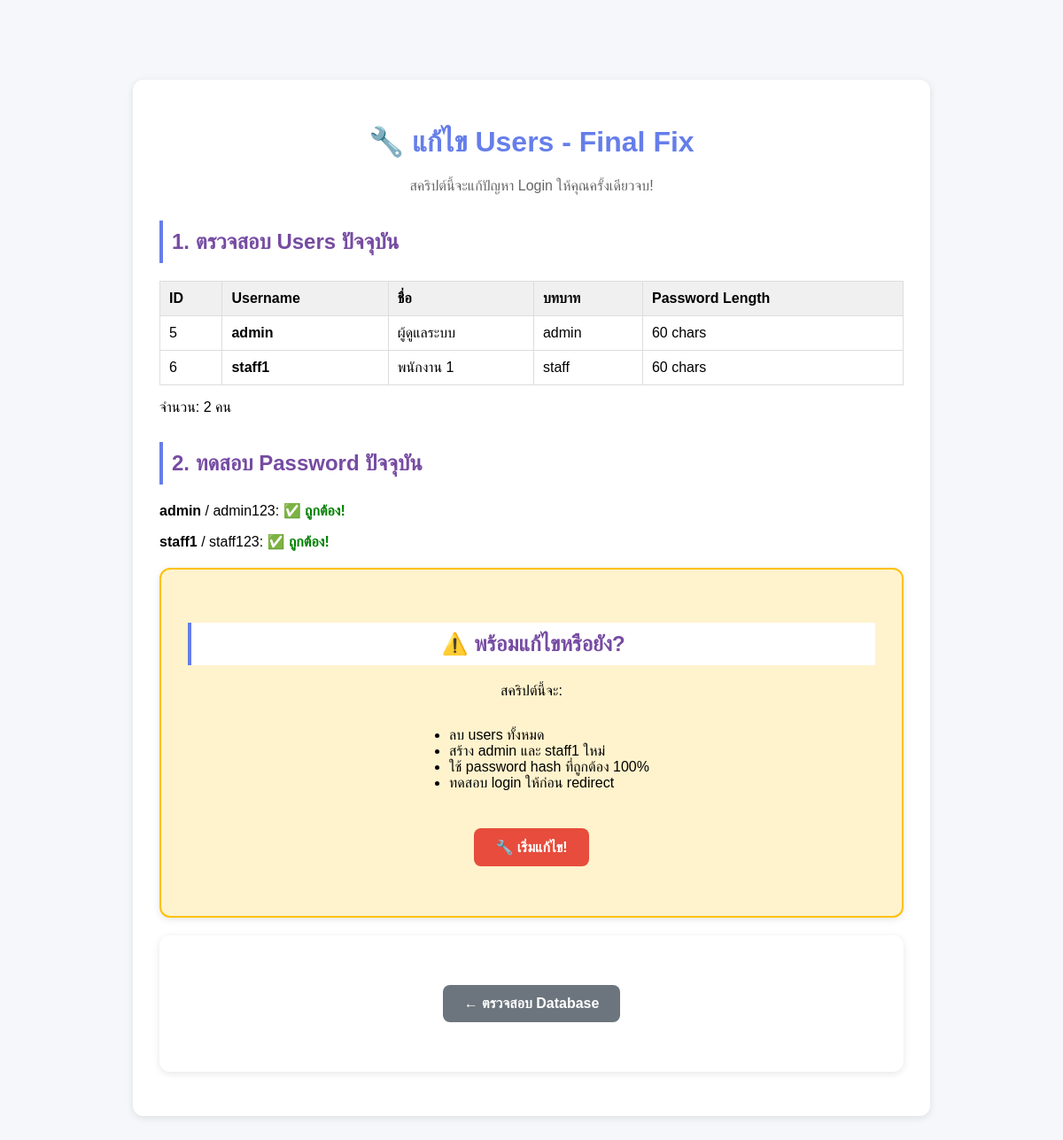
The app's page /fix-users.php, older data.
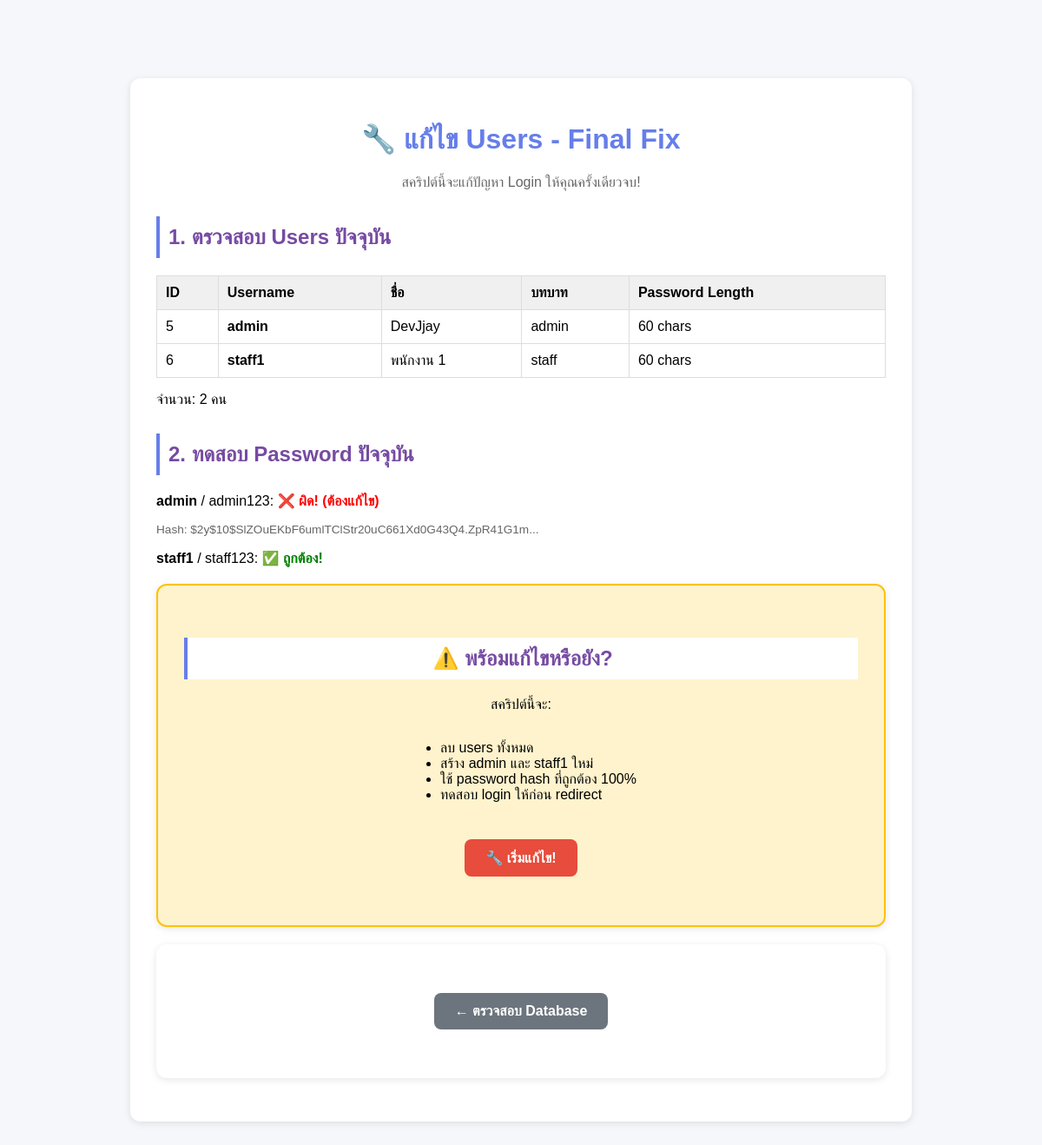
The same page, newer data.
### tables this page shows
CREATE TABLE users (
    user_id INTEGER PRIMARY KEY AUTOINCREMENT,
    username TEXT UNIQUE NOT NULL,
    password TEXT NOT NULL,
    full_name TEXT NOT NULL,
    email TEXT,
    role TEXT DEFAULT 'staff' CHECK(role IN ('admin', 'staff')),
    created_at DATETIME DEFAULT CURRENT_TIMESTAMP,
    last_login DATETIME,
    is_active INTEGER DEFAULT 1
, avatar TEXT, phone TEXT, department TEXT);

### fix-users.php (the view, shortened to what this page needs)
<?php
echo "<!DOCTYPE html><html><head><meta charset='UTF-8'><title>แก้ไข Users - Final Fix</title>";
echo "<style>
body { font-family: 'Sarabun', Arial, sans-serif; max-width: 900px; margin: 50px auto; padding: 20px; background: #f5f7fa; }
h1 { color: #667eea; text-align: center; }
h2 { color: #764ba2; margin-top: 30px; padding: 10px; background: white; border-left: 4px solid #667eea; }
.box { background: white; padding: 30px; border-radius: 12px; margin: 20px 0; box-shadow: 0 2px 8px rgba(0,0,0,0.1); }
.success { color: green; font-weight: bold; }
.error { color: red; font-weight: bold; }
.warning { color: orange; font-weight: bold; }
pre { background: #2d2d2d; color: #f8f8f2; padding: 15px; border-radius: 8px; overflow-x: auto; font-size: 0.85em; }
table { width: 100%; border-collapse: collapse; margin: 15px 0; }
th, td { padding: 10px; border: 1px solid #ddd; text-align: left; }
th { background: #f0f0f0; font-weight: 600; }
.btn { display: inline-block; padding: 12px 24px; margin: 10px 5px; text-decoration: none; border-radius: 8px; font-weight: 600; }
.btn-danger { background: #e74c3c; color: white; }
.btn-success { background: #27ae60; color: white; }
.btn-primary { background: linear-gradient(135deg, #667eea 0%, #764ba2 100%); color: white; }
</style></head><body>";
echo "<div class='box'>";
echo "<h1>🔧 แก้ไข Users - Final Fix</h1>";
echo "<p style='text-align: center; color: #666;'>สคริปต์นี้จะแก้ปัญหา Login ให้คุณครั้งเดียวจบ!</p>";
$db = Database::getInstance();
echo "<h2>1. ตรวจสอบ Users ปัจจุบัน</h2>";
$result = $db->query("SELECT user_id, username, full_name, role, LENGTH(password) as pwd_length FROM users");
$current_users = [];
while ($row = $result->fetchArray(SQLITE3_ASSOC)) {
    $current_users[] = $row;
}
if (!empty($current_users)) {
    echo "<table>";
    echo "<tr><th>ID</th><th>Username</th><th>ชื่อ</th><th>บทบาท</th><th>Password Length</th></tr>";
    foreach ($current_users as $user) {
        echo "<tr>";
        echo "<td>{$user['user_id']}</td>";
        echo "<td><strong>{$user['username']}</strong></td>";
        echo "<td>{$user['full_name']}</td>";
        echo "<td>{$user['role']}</td>";
        echo "<td>{$user['pwd_length']} chars</td>";
        echo "</tr>";
    }
    echo "</table>";
    echo "<p>จำนวน: " . count($current_users) . " คน</p>";
} else {
    echo "<p class='warning'>⚠️ ไม่มี users ในระบบ</p>";
}
echo "<h2>2. ทดสอบ Password ปัจจุบัน</h2>";
$test_passwords = [
    'admin' => 'admin123',
    'staff1' => 'staff123'
];
foreach ($test_passwords as $username => $password) {
    $stmt = $db->prepare("SELECT password FROM users WHERE username = :username");
    $stmt->bindValue(':username', $username, SQLITE3_TEXT);
    $result = $stmt->execute();
    $user = $result->fetchArray(SQLITE3_ASSOC);
    if ($user) {
        $verify = password_verify($password, $user['password']);
        echo "<p><strong>{$username}</strong> / {$password}: ";
        if ($verify) {
            echo "<span class='success'>✅ ถูกต้อง!</span></p>";
        } else {
            echo "<span class='error'>❌ ผิด! (ต้องแก้ไข)</span></p>";
            echo "<p style='font-size: 0.85em; color: #666;'>Hash: " . substr($user['password'], 0, 50) . "...</p>";
        }
    } else {
        echo "<p><strong>{$username}</strong>: <span class='error'>❌ ไม่พบ user นี้</span></p>";
    }
}
if (!isset($_GET['fix'])) {
    echo "<div class='box' style='background: #fff3cd; border: 2px solid #ffc107; text-align: center;'>";
    echo "<h2>⚠️ พร้อมแก้ไขหรือยัง?</h2>";
    echo "<p>สคริปต์นี้จะ:</p>";
    echo "<ul style='text-align: left; display: inline-block;'>";
    echo "<li>ลบ users ทั้งหมด</li>";
    echo "<li>สร้าง admin และ staff1 ใหม่</li>";
    echo "<li>ใช้ password hash ที่ถูกต้อง 100%</li>";
    echo "<li>ทดสอบ login ให้ก่อน redirect</li>";
    echo "</ul>";
    echo "<p><a href='?fix=1' class='btn btn-danger'>🔧 เริ่มแก้ไข!</a></p>";
    echo "</div>";
}
echo "<div class='box' style='text-align: center;'>";
echo "<p><a href='check-database.php' class='btn' style='background: #6c757d; color: white;'>← ตรวจสอบ Database</a></p>";
echo "</div>";
echo "</div>";
echo "</body></html>";
?>

Row changes from the older to the newer data that the page shows:
changed users "admin": full_name "ผู้ดูแลระบบ" → "DevJjay"
Text that changed along with them:
new list line: "admin / admin123 : ❌ ผิด! (ต้องแก้ไข) Hash: ..."
new list line: "$2y$10$SlZOuEKbF6umlTClStr20uC661Xd0G43Q4.ZpR41G1m"
list line gone: "admin / admin123 : ✅ ถูกต้อง!"
